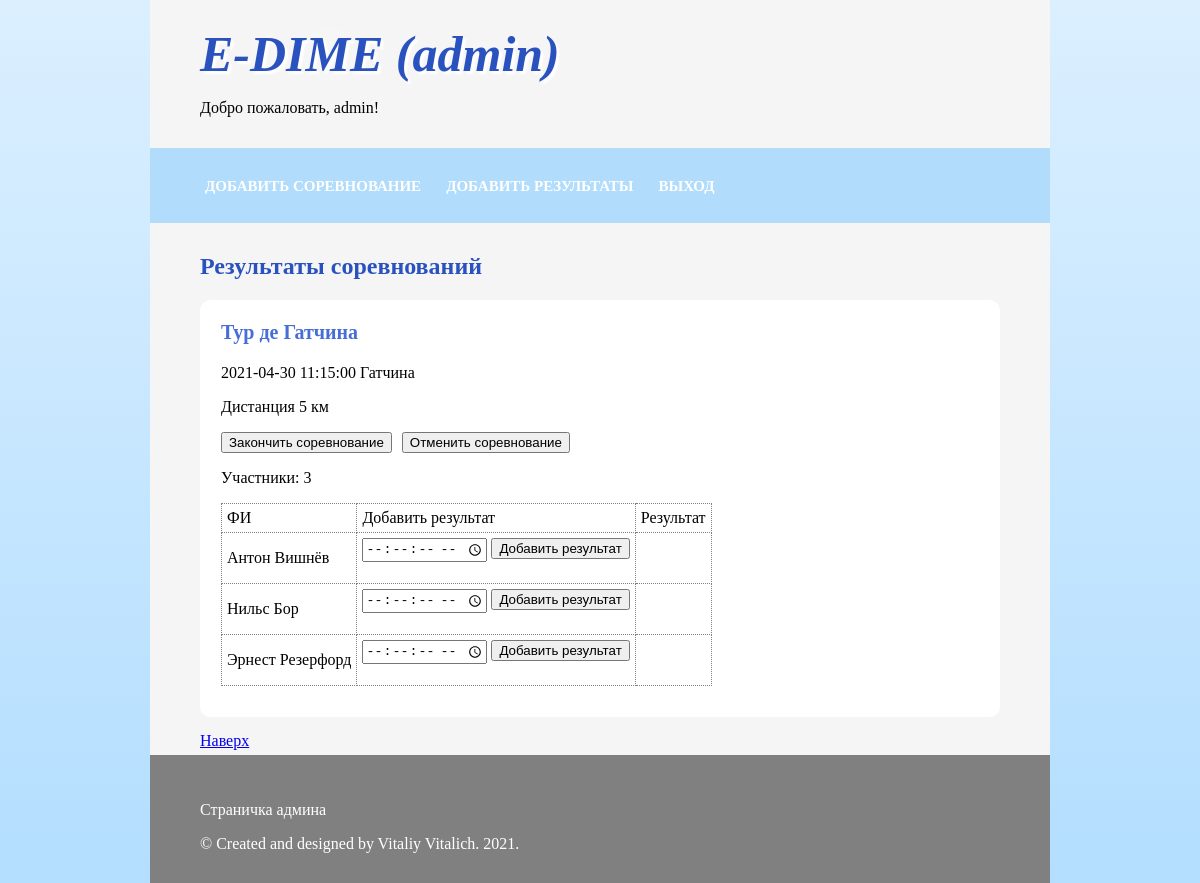
Page /admin.php?page=results (signed in) on the committed database.
### tables this page shows
CREATE TABLE `comp` (
  `id` int(11) NOT NULL,
  `name` varchar(50) NOT NULL,
  `place` varchar(25) NOT NULL,
  `date` date NOT NULL,
  `time` time NOT NULL,
  `dist` int(11) NOT NULL,
  `status` tinyint(1) NOT NULL
);

CREATE TABLE `part` (
  `id` int(11) NOT NULL,
  `users_id` int(11) NOT NULL,
  `comp_id` int(11) NOT NULL,
  `result` time DEFAULT NULL
);

CREATE TABLE `users` (
  `id` int(11) NOT NULL,
  `name` varchar(50) NOT NULL,
  `login` varchar(25) NOT NULL,
  `password` varchar(40) NOT NULL,
  `phone` varchar(25) NOT NULL,
  `birth` date NOT NULL,
  `place` varchar(25) NOT NULL,
  `qual_id` int(20) NOT NULL
);

### results.php (the view, shortened to what this page needs)
<section>
	<h2>Результаты соревнований</h2>
	<?php
	require 'db.php';
	$q = mysqli_query($db,'SELECT * FROM comp WHERE status = 0');
	for($i=0;$i<mysqli_num_rows($q);$i++){
		$res = mysqli_fetch_assoc($q);
		$id = $res['id'];
		$name = $res['name'];
		$place = $res['place'];
		$date = $res['date'];
		$time = $res['time'];
		$dist = $res['dist'];
		?>
		<div class='tour'>
			<?php echo '<h3 id="'.$id.'">'.$name.'</h3>';?>
			<p><?php echo $date.' '.$time.' '.$place; ?></p>
			<p>Дистанция <?php echo $dist; ?> км</p>
			<?php
			echo '<form method="post" action="">';
			$stop = $id.'stop';
			echo '<input type="submit" name="'.$stop.'" value="Закончить соревнование" style="margin-right:10px;">';
			$delet = $id.'delet';
			echo '<input type="submit" name="'.$delet.'" value="Отменить соревнование" style="margin-right:10px;">';
			echo '</form>';
			$np = mysqli_query($db,"SELECT count(id) FROM part WHERE comp_id = '$id'");
			$res1 = mysqli_fetch_assoc($np);
			$np = $res1['count(id)'];
			?>
			<div class="dart">
				<p>Участники: <?php echo $np; ?></p>
				<?php
				$q1 = mysqli_query($db,"SELECT * FROM part WHERE comp_id = '$id'");
				?>
				<table id='results'>
					<tr>
						<td>ФИ</td>
						<td>Добавить результат</td>
						<td>Результат</td>
					</tr>
					<?php
					for($j=0;$j<mysqli_num_rows($q1);$j++){
						$res2 = mysqli_fetch_assoc($q1);
						$users_id = $res2['users_id'];
						$nme = mysqli_fetch_assoc(mysqli_query($db,"SELECT name FROM users WHERE id = '$users_id'"))['name'];
						$input_name = $id.$users_id.'result';
						?>
						<tr>
							<td><?php echo $nme; ?></td>
							<td>
								<form method='post' action=''>
									<?php echo '<input type="time" name="'.$input_name.'" step="1">'; ?>
									<a href=<?php echo '"#'.$id.'"';?>><input type='submit' value='Добавить результат'></a>
								</form>
							</td>
							<td>
							</td>
						</tr>
						<?php
					}
					?>
				</table>
			</div>
		</div>
	<?php
		}
	?>
</section>

### e-dime.css (style rules this page uses)
html { background: linear-gradient(#dbefff,#b3deff); }
h2 { color:#2a52bf; }
h3 { font-size:20px; color:#476dd6; }
body { margin: auto; width: 75%; background:#f5f5f5; }
.dart { width:75%; padding-bottom:20px; background:white; }
.tour { border:1px solid white; background:white; border-radius:10px; padding:0 20px 10px 20px; margin-bottom:15px; }
#results { border:1px dotted grey; border-collapse:collapse; }
#results td { border:1px dotted grey; border-collapse:collapse; }
table { border:1px dotted grey; border-collapse:collapse; }
td { border:1px dotted grey; border-collapse:collapse; padding:5px; }

### rows in the picture
comp: name "Тур де Гатчина", date "2021-04-30", time "11:15:00", place "Гатчина", dist "5", np "3", part.users_id "Антон Вишнёв", part.users_id "Нильс Бор", part.users_id "Эрнест Резерфорд"
